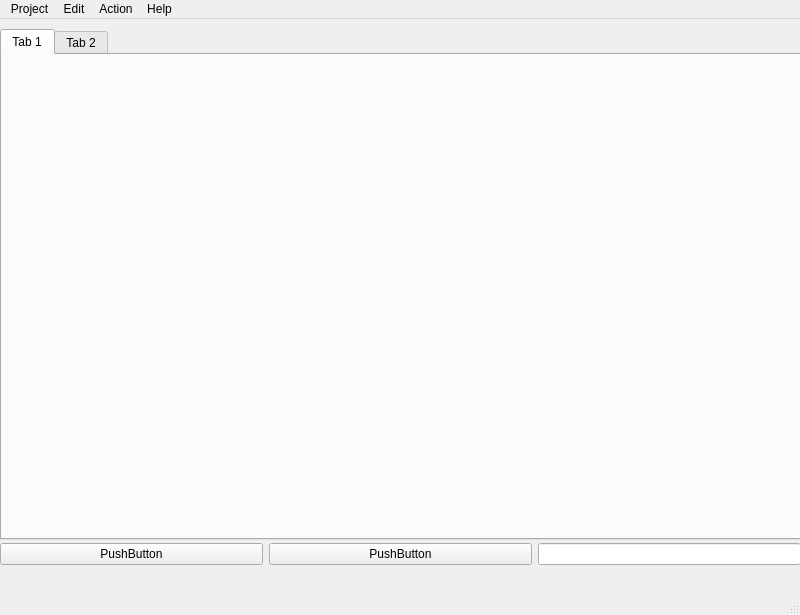
<?xml version="1.0" encoding="UTF-8"?>
<ui version="4.0">
 <class>MainWindow</class>
 <widget class="QMainWindow" name="MainWindow">
  <property name="geometry">
   <rect>
    <x>0</x>
    <y>0</y>
    <width>800</width>
    <height>615</height>
   </rect>
  </property>
  <property name="windowTitle">
   <string>MainWindow</string>
  </property>
  <widget class="QWidget" name="centralwidget">
   <property name="sizePolicy">
    <sizepolicy hsizetype="Expanding" vsizetype="Expanding">
     <horstretch>0</horstretch>
     <verstretch>0</verstretch>
    </sizepolicy>
   </property>
   <widget class="QTabWidget" name="tabWidget">
    <property name="geometry">
     <rect>
      <x>0</x>
      <y>10</y>
      <width>801</width>
      <height>511</height>
     </rect>
    </property>
    <property name="currentIndex">
     <number>0</number>
    </property>
    <widget class="QWidget" name="tab">
     <attribute name="title">
      <string>Tab 1</string>
     </attribute>
     <widget class="QsciScintilla" name="textEdit">
      <property name="geometry">
       <rect>
        <x>0</x>
        <y>0</y>
        <width>801</width>
        <height>481</height>
       </rect>
      </property>
      <property name="toolTip">
       <string/>
      </property>
      <property name="whatsThis">
       <string/>
      </property>
     </widget>
    </widget>
    <widget class="QWidget" name="tab_2">
     <attribute name="title">
      <string>Tab 2</string>
     </attribute>
     <widget class="QsciScintilla" name="textEdit_2">
      <property name="geometry">
       <rect>
        <x>0</x>
        <y>0</y>
        <width>801</width>
        <height>321</height>
       </rect>
      </property>
      <property name="toolTip">
       <string/>
      </property>
      <property name="whatsThis">
       <string/>
      </property>
     </widget>
    </widget>
   </widget>
   <widget class="QWidget" name="horizontalLayoutWidget">
    <property name="geometry">
     <rect>
      <x>0</x>
      <y>520</y>
      <width>801</width>
      <height>31</height>
     </rect>
    </property>
    <layout class="QHBoxLayout" name="horizontalLayout">
     <item>
      <widget class="QPushButton" name="pushButton">
       <property name="text">
        <string>PushButton</string>
       </property>
      </widget>
     </item>
     <item>
      <widget class="QPushButton" name="pushButton_2">
       <property name="text">
        <string>PushButton</string>
       </property>
      </widget>
     </item>
     <item>
      <widget class="QLineEdit" name="lineEdit">
       <property name="sizePolicy">
        <sizepolicy hsizetype="Preferred" vsizetype="Fixed">
         <horstretch>0</horstretch>
         <verstretch>0</verstretch>
        </sizepolicy>
       </property>
      </widget>
     </item>
    </layout>
   </widget>
   <widget class="QSplitter" name="splitter">
    <property name="geometry">
     <rect>
      <x>0</x>
      <y>0</y>
      <width>0</width>
      <height>0</height>
     </rect>
    </property>
    <property name="orientation">
     <enum>Qt::Vertical</enum>
    </property>
   </widget>
  </widget>
  <widget class="QMenuBar" name="menubar">
   <property name="geometry">
    <rect>
     <x>0</x>
     <y>0</y>
     <width>800</width>
     <height>21</height>
    </rect>
   </property>
   <widget class="QMenu" name="menuProject">
    <property name="title">
     <string>Project</string>
    </property>
    <addaction name="actionNewProject"/>
    <addaction name="actionOpen_Project"/>
    <addaction name="separator"/>
    <addaction name="actionNew_File"/>
    <addaction name="actionOpen_File"/>
    <addaction name="actionDelete_File"/>
    <addaction name="separator"/>
    <addaction name="actionSave"/>
    <addaction name="actionSave_All"/>
    <addaction name="separator"/>
    <addaction name="actionClose"/>
    <addaction name="actionClose_2"/>
   </widget>
   <widget class="QMenu" name="menuEdit">
    <property name="title">
     <string>Edit</string>
    </property>
    <addaction name="actionUndo"/>
    <addaction name="actionREdo"/>
    <addaction name="separator"/>
    <addaction name="actionCut"/>
    <addaction name="actionPaste"/>
    <addaction name="actionPaste_2"/>
    <addaction name="actionSelect_All"/>
    <addaction name="separator"/>
    <addaction name="actionFind"/>
    <addaction name="actionREplace"/>
    <addaction name="separator"/>
    <addaction name="actionReformate"/>
   </widget>
   <widget class="QMenu" name="menuAction">
    <property name="title">
     <string>Action</string>
    </property>
    <addaction name="actionBuild"/>
    <addaction name="actionRun"/>
   </widget>
   <widget class="QMenu" name="menuHelp">
    <property name="title">
     <string>Help</string>
    </property>
    <addaction name="actionAbout"/>
   </widget>
   <addaction name="menuProject"/>
   <addaction name="menuEdit"/>
   <addaction name="menuAction"/>
   <addaction name="menuHelp"/>
  </widget>
  <widget class="QStatusBar" name="statusbar"/>
  <action name="actionNewProject">
   <property name="text">
    <string>New Project</string>
   </property>
  </action>
  <action name="actionOpen_Project">
   <property name="text">
    <string>Open Project</string>
   </property>
  </action>
  <action name="actionNew_File">
   <property name="text">
    <string>New File</string>
   </property>
  </action>
  <action name="actionOpen_File">
   <property name="text">
    <string>Open File</string>
   </property>
  </action>
  <action name="actionDelete_File">
   <property name="text">
    <string>Delete File</string>
   </property>
  </action>
  <action name="actionSave">
   <property name="text">
    <string>Save</string>
   </property>
  </action>
  <action name="actionSave_All">
   <property name="text">
    <string>Save All</string>
   </property>
  </action>
  <action name="actionClose">
   <property name="text">
    <string>Close Project</string>
   </property>
  </action>
  <action name="actionClose_2">
   <property name="text">
    <string>Quit</string>
   </property>
  </action>
  <action name="actionUndo">
   <property name="text">
    <string>Undo</string>
   </property>
  </action>
  <action name="actionREdo">
   <property name="text">
    <string>Redo</string>
   </property>
  </action>
  <action name="actionCut">
   <property name="text">
    <string>Cut</string>
   </property>
  </action>
  <action name="actionPaste">
   <property name="text">
    <string>Copy</string>
   </property>
  </action>
  <action name="actionPaste_2">
   <property name="text">
    <string>Paste</string>
   </property>
  </action>
  <action name="actionSelect_All">
   <property name="text">
    <string>Select All</string>
   </property>
  </action>
  <action name="actionFind">
   <property name="text">
    <string>Find/Replace</string>
   </property>
  </action>
  <action name="actionREplace">
   <property name="text">
    <string>Goto Line</string>
   </property>
  </action>
  <action name="actionReformate">
   <property name="text">
    <string>Reformat</string>
   </property>
  </action>
  <action name="actionBuild">
   <property name="text">
    <string>Build</string>
   </property>
  </action>
  <action name="actionRun">
   <property name="text">
    <string>Run</string>
   </property>
  </action>
  <action name="actionAbout">
   <property name="text">
    <string>About</string>
   </property>
  </action>
 </widget>
 <customwidgets>
  <customwidget>
   <class>QsciScintilla</class>
   <extends>QFrame</extends>
   <header>Qsci/qsciscintilla.h</header>
  </customwidget>
 </customwidgets>
 <resources>
  <include location="Adagide/Adagide/140gide/cs140adagide/resources/cs140adagide.qrc"/>
 </resources>
 <connections/>
</ui>
